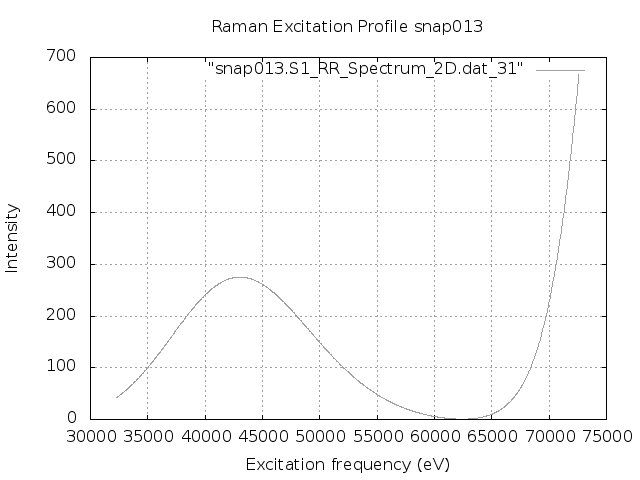

gnuplot code for this plot:
set terminal png
set output "snap013.S1.REP.png"
set xlabel 'Excitation frequency (eV)'
set ylabel 'Intensity'
set title "Raman Excitation Profile snap013"
set grid
set autoscale
plot "snap013.S1_RR_Spectrum_2D.dat_31" with lines lc "blue"
exit
